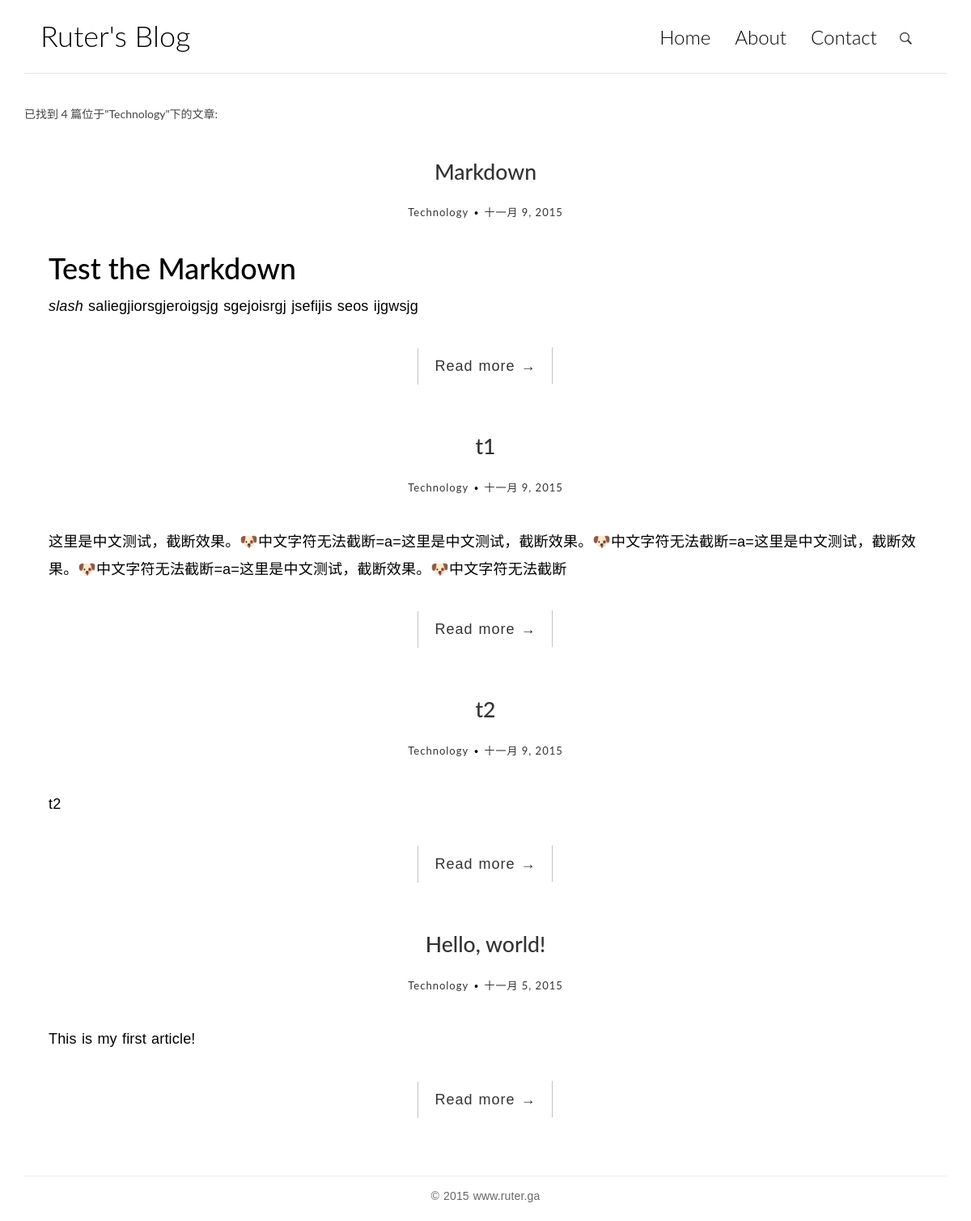
The page /category/Technology/ on the database its author committed.
### article/models.py (models this page shows, shortened)
class BlogInfo(models.Model):
    blogName = models.CharField(u'Blog Name', max_length=20)        #Blog's name
    logo = models.CharField(u'Logo', max_length=100, blank=True, null=True)         #Logo's link
    avatar = models.CharField(u'Avatar', max_length=100, blank=True, null=True)     #Your avatar's link
    oName = models.CharField(u'Name', max_length=20, blank=True, null=True)         #Your name
    domain = models.CharField(u'Domain', max_length=20, blank=True, null=True)      #Your major
    intro = models.TextField(u'Intro', blank=True, null=True)       #Your intro

class Category(models.Model):
    name = models.CharField(u'Name', max_length=50)                 #Category's name
    def __unicode__(self):
        return self.name
    class Meta:
        ordering = ['name']

class Article(models.Model):
    title = models.CharField(u'Title', max_length=50)               #Article's title
    content = models.TextField(u'Content')                          #Article's content
    tag = models.ManyToManyField(Tag, blank=True)                   #Article's tags
    category = models.ForeignKey('Category', blank=True, null=True) #Article's category
    date = models.DateField(u'Date', auto_now_add=True)             #Article's post date
    class Meta:
        ordering = ['-date']                                        #Ordering by date desc

### article/views.py (the view)
# urls.py: url(r'^category/(?P<cate>\w+)/$', article.category, name='category'),
def category(request, cate):
    try:
        info = BlogInfo.objects.get(pk = 1)
    except BlogInfo.DoesNotExist:
        raise Http404
    try:
        article_list = Article.objects.filter(category__name__iexact=cate)
    except Article.DoesNotExist:
        raise Http404
    return render(request, 'tag.html', {'info': info, 'article_list': article_list, 'article_tag': cate})

### article/templatetags/custom_markdown.py (called while the page is built)
@register.filter(is_safe=True)
@stringfilter
def custom_markdown(value):
    return mark_safe(markdown.markdown(value,
                                        extensions = ['markdown.extensions.fenced_code',
                                                    'markdown.extensions.codehilite'],
                                        safe_mode=True,
                                        enable_attributes=False))

### templates/tag.html
{% extends "base.html" %}
{% block main %}
    <main class="col-md-12">
        <div>
            <span>已找到 {{ article_list|length }} 篇位于"{{ article_tag }}"下的文章:</span>
        </div>
        {% for article in article_list %}
		    {% include "preview.html" %}
        {% endfor %}
	</main>
{% endblock %}

### templates/base.html (shortened to what this page needs)
<!DOCTYPE html>
<html>
	<head>
		<link rel="stylesheet" href="/static/css/bootstrap.min.css">
		<link rel="stylesheet" href="/static/css/ionicons.min.css">
		<link rel="stylesheet" href="/static/css/pace.css">
	    <link rel="stylesheet" href="/static/css/custom.css">
	</head>
	<body>
		<div class="container">
			<header id="site-header">
				<div class="row">
					<div class="col-md-4 col-sm-5 col-xs-8">
						<div class="logo">
							<h1><a href="{% url 'home' %}">{{ info.blogName }}</a></h1>
						</div>
					</div>
					<div class="col-md-8 col-sm-7 col-xs-4">
						<nav class="main-nav" role="navigation">
							<div class="collapse navbar-collapse" id="bs-example-navbar-collapse-1">
  								<ul class="nav navbar-nav navbar-right">
    								<li class="cl-effect-11"><a href="{% url 'index' %}" data-hover="Home">Home</a></li>
    								<li class="cl-effect-11"><a href="{% url 'about' %}" data-hover="About">About</a></li>
    								<li class="cl-effect-11"><a href="{% url 'contact' %}" data-hover="Contact">Contact</a></li>
  								</ul>
							</div>
						</nav>
						<div id="header-search-box">
							<a id="search-menu" href="#"><span id="search-icon" class="ion-ios-search-strong"></span></a>
						</div>
					</div>
				</div>
			</header>
		</div>
		<div class="content-body">
			<div class="container">
				<div class="row">
					{% block main %}
                    {% endblock %}
				</div>
			</div>
		</div>
		<footer id="site-footer">
			<div class="container">
				<div class="row">
					<div class="col-md-12">
						<p class="copyright">&copy; 2015 www.ruter.ga</p>
					</div>
				</div>
			</div>
		</footer>
	</body>
</html>

### templates/preview.html
{% load custom_markdown %}
<article class="post post-1">
    <header class="entry-header">
        <h1 class="entry-title">
            <a href="{% url 'blog' pk=article.pk %}">{{ article.title }}</a>
        </h1>
        <div class="entry-meta">
            <span class="post-category"><a href="{% url 'category' cate=article.category %}">{{ article.category }}</a></span>
            <span><a href="#">{{ article.date }}</a></span>
        </div>
    </header>
    <div class="entry-content clearfix">
        <p class="text-overflow">
            {{ article.content|custom_markdown|truncatechars:100 }}
        </p>
        <div class="read-more cl-effect-14">
            <a href="{% url 'blog' pk=article.pk %}" class="more-link">Read more <span class="meta-nav">→</span></a>
        </div>
    </div>
</article>

### article/static/css/custom.css (style rules this page uses)
* { outline: none; }
h1, h2, h3, h4, h5, h6 { margin-top: 0; }
a { color: #333; }
body { color: #444; font-family: 'Lato', sans-serif; }
p { font-family: 'Ubuntu', sans-serif; font-weight: 400; word-spacing: 1px; letter-spacing: 0.01em; }
#site-header { background-color: #FFF; padding: 25px 20px; margin-bottom: 40px; border-bottom: 1px solid #e7e7e7; }
.logo h1 a { color: #000; }
.logo h1 { margin: 0; font-family: 'Lato', sans-serif; font-weight: 300; }
.main-nav { margin-top: 11px; max-width: 95%; }
.main-nav a { color: #000000 !important; padding: 0 0 5px 0 !important; margin-right: 30px; font-family: 'Lato', sans-serif; font-weight: 300; font-size: 24px; }
.cl-effect-11 a { padding: 10px 0; color: #0972b4; text-shadow: none; }
.cl-effect-11 a::before { position: absolute; top: 0; left: 0; overflow: hidden; padding: 0 0 5px 0 !important; max-width: 0; border-bottom: 1px solid #000; color: #000; content: attr(data-hover); -webkit-transition: max-width 0.5s; -moz-transition: max-width 0.5s; transition: max-width 0.5s; }
.content-body { padding-bottom: 4em; }
.post { background: #fff; padding: 30px 30px 0; }
.entry-title { text-align: center; font-size: 1.9em; margin-bottom: 20px; line-height: 1.6; padding: 10px 20px 0; }
.entry-meta { text-align: center; color: #DDDDDD; font-size: 13px; letter-spacing: 1px; margin-bottom: 30px; }
.entry-content { font-size: 18px; line-height: 1.9; font-weight: 300; color: #000; }
.post-category, .post-date, .post-author { position: relative; padding-right: 15px; }
.post-category::after, .post-date::after, .post-author::after { position: absolute; content: '.'; color: #000; font-size: 30px; top: -22px; right: 1px; }
.read-more { font-family: 'Ubuntu', sans-serif; font-weight: 400; word-spacing: 1px; letter-spacing: 0.01em; text-align: center; margin-top: 20px; }
.cl-effect-14 a { padding: 0 20px; height: 45px; line-height: 45px; position: relative; display: inline-block; margin: 15px 25px; letter-spacing: 1px; font-weight: 400; text-shadow: 0 0 1px rgba(255,255,255,0.3); }
.cl-effect-14 a::before, .cl-effect-14 a::after { position: absolute; width: 45px; height: 1px; background: #C3C3C3; content: ''; -webkit-transition: all 0.3s; -moz-transition: all 0.3s; transition: all 0.3s; pointer-events: none; }
.cl-effect-14 a::before { top: 0; left: 0; -webkit-transform: rotate(90deg); -moz-transform: rotate(90deg); transform: rotate(90deg); -webkit-transform-origin: 0 0; -moz-transform-origin: 0 0; transform-origin: 0 0; }
.cl-effect-14 a::after { right: 0; bottom: 0; -webkit-transform: rotate(90deg); -moz-transform: rotate(90deg); transform: rotate(90deg); -webkit-transform-origin: 100% 0; -moz-transform-origin: 100% 0; transform-origin: 100% 0; }
#site-footer { padding-top: 10px; padding: 0 0 1.5em 0; }
.copyright { text-align: center; padding-top: 1em; margin: 0; border-top: 1px solid #eee; color: #666; }
#header-search-box { position: absolute; right: 38px; top: 8px; }
#search-menu span { font-size: 20px; }

### rows shown on the page
BlogInfo: blogName "Ruter's Blog"
Category: name "Technology"
Article: title "Markdown", category "Technology", date "十一月 9, 2015", content|custom_markdown "Test the Markdown slash saliegjiorsgjeroigsjg sgejoisrgj jsefijis seos ijgwsjg"
Article: title "t1", category "Technology", date "十一月 9, 2015", content|custom_markdown "这里是中文测试，截断效果。🐶中文字符无法截断=a=这里是中文测试，截断效果。🐶中文字符无法截断=a=这里是中文测试，截断效果。🐶中文字符无法截断=a=这里是中文测试，截断效果。🐶中文字符无法截断"
Article: title "t2", category "Technology", date "十一月 9, 2015", content|custom_markdown "t2"
Article: title "Hello, world!", category "Technology", date "十一月 5, 2015", content|custom_markdown "This is my first article!"

### other values the page prints
{{ article_list|length }} "4"
